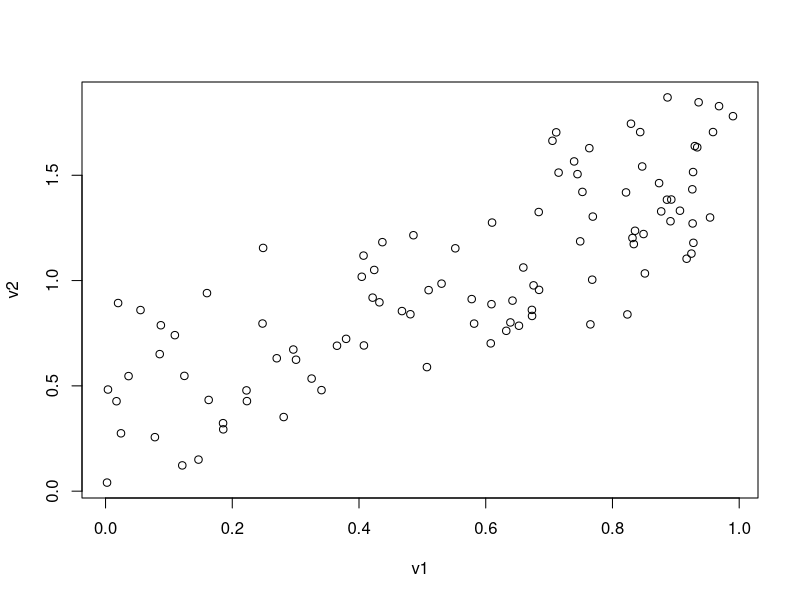

Write the R code that produced this figure.
# a love letter

v1=runif(100)
v2=runif(100) + v1


plot(v1,v2)


#df=read.csv("https://www.dropbox.com/s/g1w75gkw7g91zef/foreigners.csv?dl=1")  


df=read.csv("data/foreigners.csv")  
getwd()

library(dplyr)

library(AER)
library(ggplot2)
